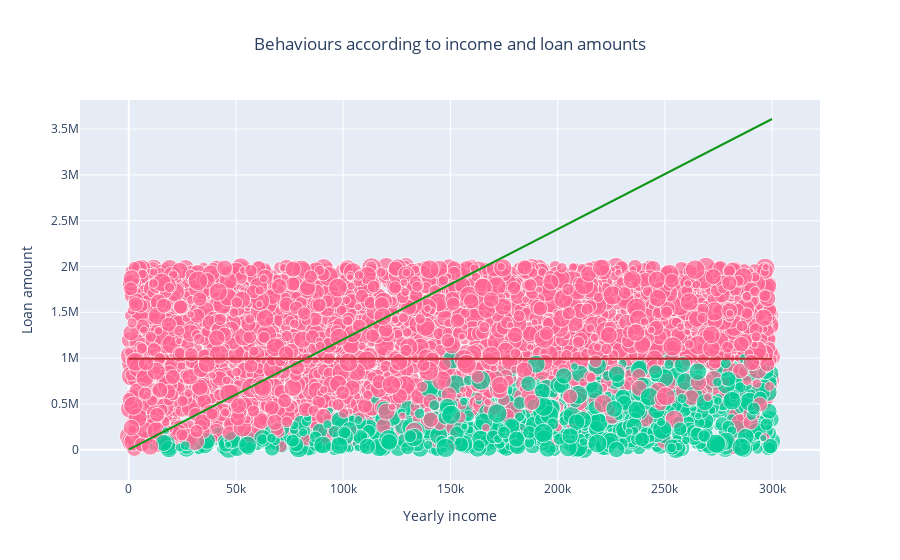

This figure's notebook cell:
### Code cell
fig = go.Figure()
fig.add_trace(go.Scatter(
                 x=datasink[get_decision_borrower_yearly_income],
                 y=datasink[get_decision_amount],
                 mode='markers',
                 marker_size=array_normalize(datasink[get_decision_borrower_credit_score], 20), 
                 marker_color=set_colors(datasink[get_decision_approval]),
                 text=datasink[get_decision_approval], 
                 hovertext=datasink[get_decision_id],
                 hovertemplate="<b>Income:</b> %{x}<br><b>Loan amount:</b> %{y}<br><b>Approval:</b> %{text}<br><b>Id:</b> %{hovertext}<extra></extra>",
                 name='V1'
))


fig.add_trace(
    go.Scatter(
        x=np.array([0, max(datasink[get_decision_borrower_yearly_income])]),
        y=max(datasink.query(select_approved_decision)[get_decision_amount]/datasink.query(select_approved_decision)[get_decision_borrower_yearly_income])*np.array([0, max(datasink[get_decision_borrower_yearly_income])]),
        mode="lines",
        line=go.scatter.Line(color="#109618"),
        showlegend=False)
)
fig.add_trace(
    go.Scatter(
        x=np.array([0, max(datasink[get_decision_borrower_yearly_income])]),
        y=max(datasink.query(select_approved_decision)[get_decision_amount])*np.array([1, 1]),
        mode="lines",
        line=go.scatter.Line(color="#B82E2E"),
        showlegend=False)
)


fig.update_xaxes(title_text='Yearly income')
fig.update_yaxes(title_text='Loan amount')

fig.update_layout(
    barmode='stack', 
    showlegend=False,
    title={'text': f"Behaviours according to income and loan amounts",
          'x':0.5,
          'xanchor': 'center'
    })

iplot(fig)

### Figure 1 — Plotly figure (JSON) as saved in the notebook; plotly's stock layout.template omitted (floating-point values rounded to 4 significant figures; data arrays with more than 128 entries replaced by an {"elided": "..."} marker saying what was removed)
{"data": [{"hovertemplate": "<b>Income:</b> %{x}<br><b>Loan amount:</b> %{y}<br><b>Approval:</b> %{text}<br><b>Id:</b> %{hovertext}<extra></extra>", "hovertext": {"elided": "5000 str values"}, "marker": {"color": {"elided": "5000 str values"}, "size": {"elided": "5000 float values"}}, "mode": "markers", "name": "V1", "text": {"elided": "5000 bool values"}, "type": "scatter", "x": {"elided": "5000 int values"}, "y": {"elided": "5000 int values"}}, {"line": {"color": "#109618"}, "mode": "lines", "showlegend": false, "type": "scatter", "x": [0, 299943], "y": [0, 3610000.0]}, {"line": {"color": "#B82E2E"}, "mode": "lines", "showlegend": false, "type": "scatter", "x": [0, 299943], "y": [992567, 992567]}], "layout": {"barmode": "stack", "showlegend": false, "title": {"text": "Behaviours according to income and loan amounts", "x": 0.5, "xanchor": "center"}, "xaxis": {"title": {"text": "Yearly income"}}, "yaxis": {"title": {"text": "Loan amount"}}}}
